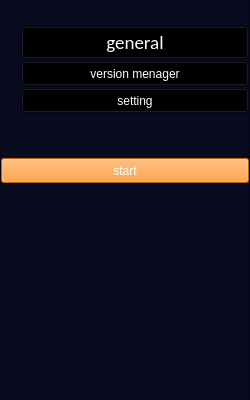
<?xml version="1.0" encoding="UTF-8"?>
<ui version="4.0">
 <class>MenuVertical</class>
 <widget class="QFrame" name="MenuVertical">
  <property name="geometry">
   <rect>
    <x>0</x>
    <y>0</y>
    <width>250</width>
    <height>400</height>
   </rect>
  </property>
  <property name="sizePolicy">
   <sizepolicy hsizetype="Preferred" vsizetype="Expanding">
    <horstretch>0</horstretch>
    <verstretch>0</verstretch>
   </sizepolicy>
  </property>
  <property name="minimumSize">
   <size>
    <width>250</width>
    <height>400</height>
   </size>
  </property>
  <property name="maximumSize">
   <size>
    <width>250</width>
    <height>16777215</height>
   </size>
  </property>
  <property name="windowTitle">
   <string>Frame</string>
  </property>
  <property name="styleSheet">
   <string notr="true">background-color: rgb(8, 10, 32);</string>
  </property>
  <property name="frameShape">
   <enum>QFrame::StyledPanel</enum>
  </property>
  <property name="frameShadow">
   <enum>QFrame::Raised</enum>
  </property>
  <layout class="QVBoxLayout" name="verticalLayout_2">
   <property name="spacing">
    <number>5</number>
   </property>
   <property name="sizeConstraint">
    <enum>QLayout::SetMinimumSize</enum>
   </property>
   <property name="leftMargin">
    <number>0</number>
   </property>
   <property name="topMargin">
    <number>0</number>
   </property>
   <property name="rightMargin">
    <number>0</number>
   </property>
   <property name="bottomMargin">
    <number>0</number>
   </property>
   <item>
    <spacer name="verticalSpacer_3">
     <property name="orientation">
      <enum>Qt::Vertical</enum>
     </property>
     <property name="sizeType">
      <enum>QSizePolicy::Maximum</enum>
     </property>
     <property name="sizeHint" stdset="0">
      <size>
       <width>20</width>
       <height>25</height>
      </size>
     </property>
    </spacer>
   </item>
   <item>
    <layout class="QHBoxLayout" name="horizontalLayout">
     <property name="topMargin">
      <number>0</number>
     </property>
     <item>
      <layout class="QVBoxLayout" name="verticalLayout">
       <property name="spacing">
        <number>2</number>
       </property>
       <property name="leftMargin">
        <number>20</number>
       </property>
       <property name="topMargin">
        <number>0</number>
       </property>
       <item>
        <widget class="QPushButton" name="generalbutton">
         <property name="minimumSize">
          <size>
           <width>0</width>
           <height>25</height>
          </size>
         </property>
         <property name="font">
          <font>
           <family>Calibri</family>
           <pointsize>14</pointsize>
           <weight>50</weight>
           <italic>false</italic>
           <bold>false</bold>
          </font>
         </property>
         <property name="mouseTracking">
          <bool>false</bool>
         </property>
         <property name="accessibleName">
          <string/>
         </property>
         <property name="styleSheet">
          <string notr="true">font: 14pt &quot;Calibri&quot;;
background-color: rgba(0, 0, 0, 0);
color: rgb(255, 255, 255);</string>
         </property>
         <property name="text">
          <string>general</string>
         </property>
         <property name="flat">
          <bool>false</bool>
         </property>
        </widget>
       </item>
       <item>
        <widget class="QPushButton" name="versionmenagerbutton">
         <property name="minimumSize">
          <size>
           <width>0</width>
           <height>25</height>
          </size>
         </property>
         <property name="styleSheet">
          <string notr="true">font: 14pt &quot;Calibri&quot;;
background-color: rgba(0, 0, 0, 0);
color: rgb(255, 255, 255);</string>
         </property>
         <property name="text">
          <string>version menager</string>
         </property>
         <property name="flat">
          <bool>false</bool>
         </property>
        </widget>
       </item>
       <item>
        <widget class="QPushButton" name="settingbutton">
         <property name="minimumSize">
          <size>
           <width>0</width>
           <height>25</height>
          </size>
         </property>
         <property name="styleSheet">
          <string notr="true">font: 14pt &quot;Calibri&quot;;
background-color: rgba(0, 0, 0, 0);
color: rgb(255, 255, 255);</string>
         </property>
         <property name="text">
          <string>setting</string>
         </property>
         <property name="flat">
          <bool>false</bool>
         </property>
        </widget>
       </item>
      </layout>
     </item>
    </layout>
   </item>
   <item>
    <spacer name="verticalSpacer">
     <property name="orientation">
      <enum>Qt::Vertical</enum>
     </property>
     <property name="sizeType">
      <enum>QSizePolicy::Maximum</enum>
     </property>
     <property name="sizeHint" stdset="0">
      <size>
       <width>20</width>
       <height>40</height>
      </size>
     </property>
    </spacer>
   </item>
   <item>
    <widget class="QPushButton" name="quickstartbutton">
     <property name="minimumSize">
      <size>
       <width>0</width>
       <height>25</height>
      </size>
     </property>
     <property name="styleSheet">
      <string notr="true">font: 14pt &quot;Calibri&quot;;
background-color: rgb(255, 137, 19);
color: rgb(255, 255, 255);</string>
     </property>
     <property name="text">
      <string>start</string>
     </property>
     <property name="flat">
      <bool>false</bool>
     </property>
    </widget>
   </item>
   <item>
    <spacer name="verticalSpacer_2">
     <property name="orientation">
      <enum>Qt::Vertical</enum>
     </property>
     <property name="sizeType">
      <enum>QSizePolicy::Expanding</enum>
     </property>
     <property name="sizeHint" stdset="0">
      <size>
       <width>20</width>
       <height>40</height>
      </size>
     </property>
    </spacer>
   </item>
  </layout>
 </widget>
 <resources/>
 <connections/>
</ui>
